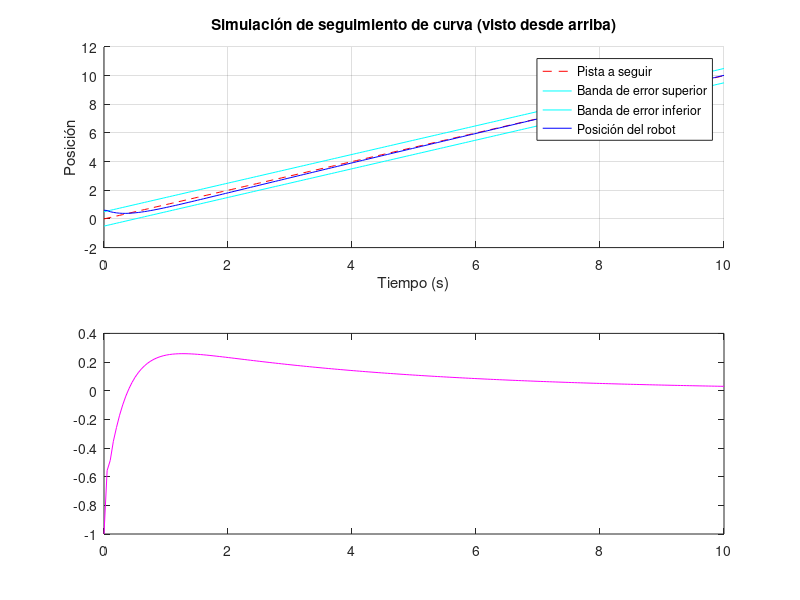

This chart was generated by the following MATLAB code: (Note: this script raises an error after producing the figure.)
% Parámetros iniciales
dt = 0.05; % Intervalo de tiempo (s)
tiempo_total = 10; % Duración de la simulación (s)
num_pasos = tiempo_total / dt;

% Setpoint dinámico (curva deseada)
tiempo = linspace(0, tiempo_total, num_pasos);
setpoint = tiempo; % Setpoint como una línea creciente
bandaerrorsup = setpoint + 0.5; % Banda de error superior
bandaerrorinf = setpoint - 0.5; % Banda de error inferior

% Controlador PID
Kp = 3.8;  % Ganancia proporcional
Ki = 0.9; % Ganancia integral ajustada
Kd = 0.2;  % Ganancia derivativa ajustada

% Límite del término integral
limite_integral = 7.5;

% Variables del sistema
posicion = 1; % Posición inicial del robot
derivada_anterior = 0;
integral = 0;
posiciones = zeros(1, num_pasos); % Almacenar la trayectoria
errores = zeros(1, num_pasos); % Almacenar errores en cada paso

% Simulación
for i = 1:num_pasos
    % Error actual
    error = setpoint(i) - posicion;
    errores(i) = error; % Guardar el error en cada paso
    
    % Cálculo PID
    integral = integral + error * dt;
    % Limitar el término integral
    if integral > limite_integral
        integral = limite_integral;
    elseif integral < -limite_integral
        integral = -limite_integral;
    end
    derivada = (error - derivada_anterior) / dt;
    salida_pid = Kp * error + Ki * integral + Kd * derivada;
    
    % Actualizar posición (aplicación de control + perturbación)
    perturbacion = (rand * 0.1) - 0.1;
    posicion = posicion + salida_pid * dt;% + perturbacion;
    
    % Guardar valores
    posiciones(i) = posicion;
    derivada_anterior = error;
end

% Calcular el error en estado estable (últimos 20% de los datos)
indice_estado_estable = round(0.8 * num_pasos):num_pasos;
error_promedio_estable = mean(errores(indice_estado_estable));
fprintf('Error en estado estable promedio: %.4f\n', error_promedio_estable);

% Visualización del seguimiento de la curva
figure;
subplot(2,1,1); % Gráfico 1: Posición y Setpoint
hold on;
plot(tiempo, setpoint, 'r--', 'DisplayName', 'Pista a seguir');
plot(tiempo, bandaerrorsup, 'c-', 'DisplayName', 'Banda de error superior');
plot(tiempo, bandaerrorinf, 'c-', 'DisplayName', 'Banda de error inferior');
plot(tiempo, posiciones, 'b-', 'DisplayName', 'Posición del robot');
title('Simulación de seguimiento de curva (visto desde arriba)');
xlabel('Tiempo (s)');
ylabel('Posición');
legend;
grid on;
hold off;

% Gráfico 2: Error en cada instante de tiempo
subplot(2,1,2);
plot(tiempo, errores, 'm-', 'DisplayName', 'Error');
yline(error_promedio_estable, 'k--', 'DisplayName', 'Error Promedio Estable');
title('Error en el tiempo');
xlabel('Tiempo (s)');
ylabel('Error');
legend;
grid on;
